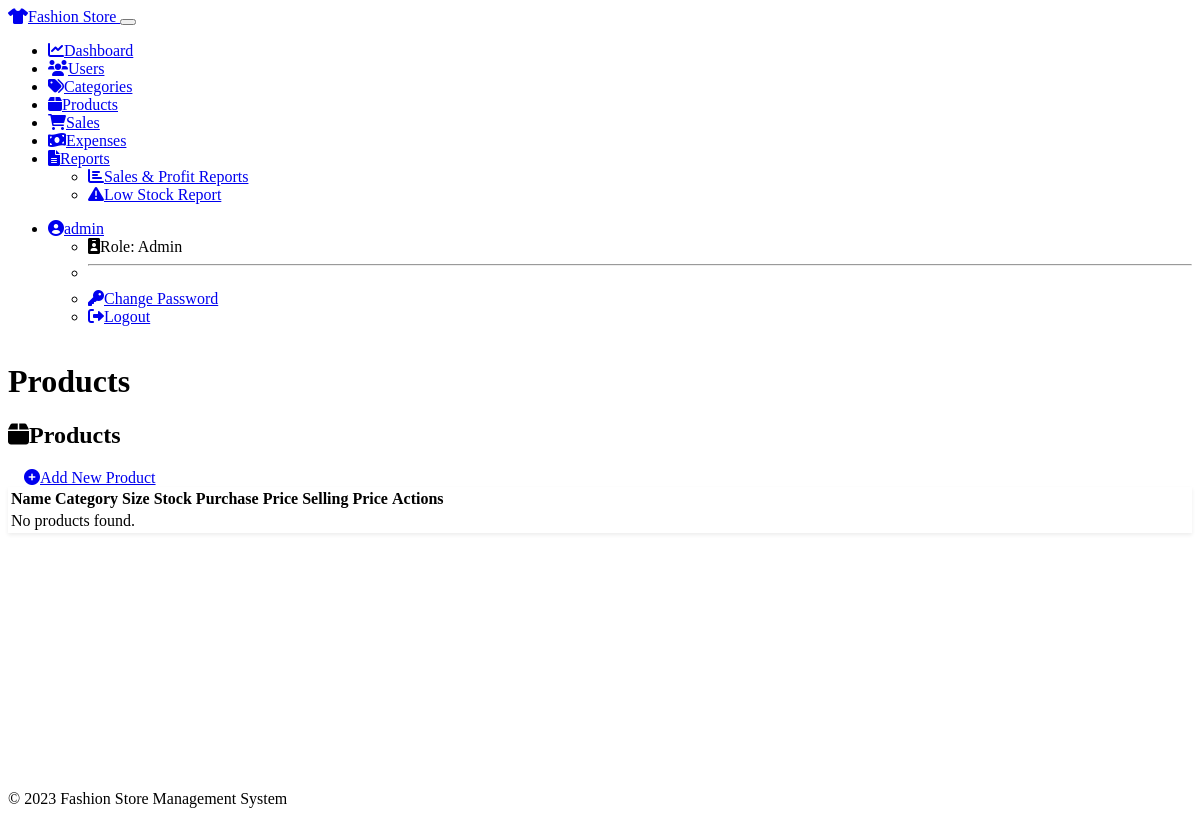
Page /products (signed in) on the earlier database version.
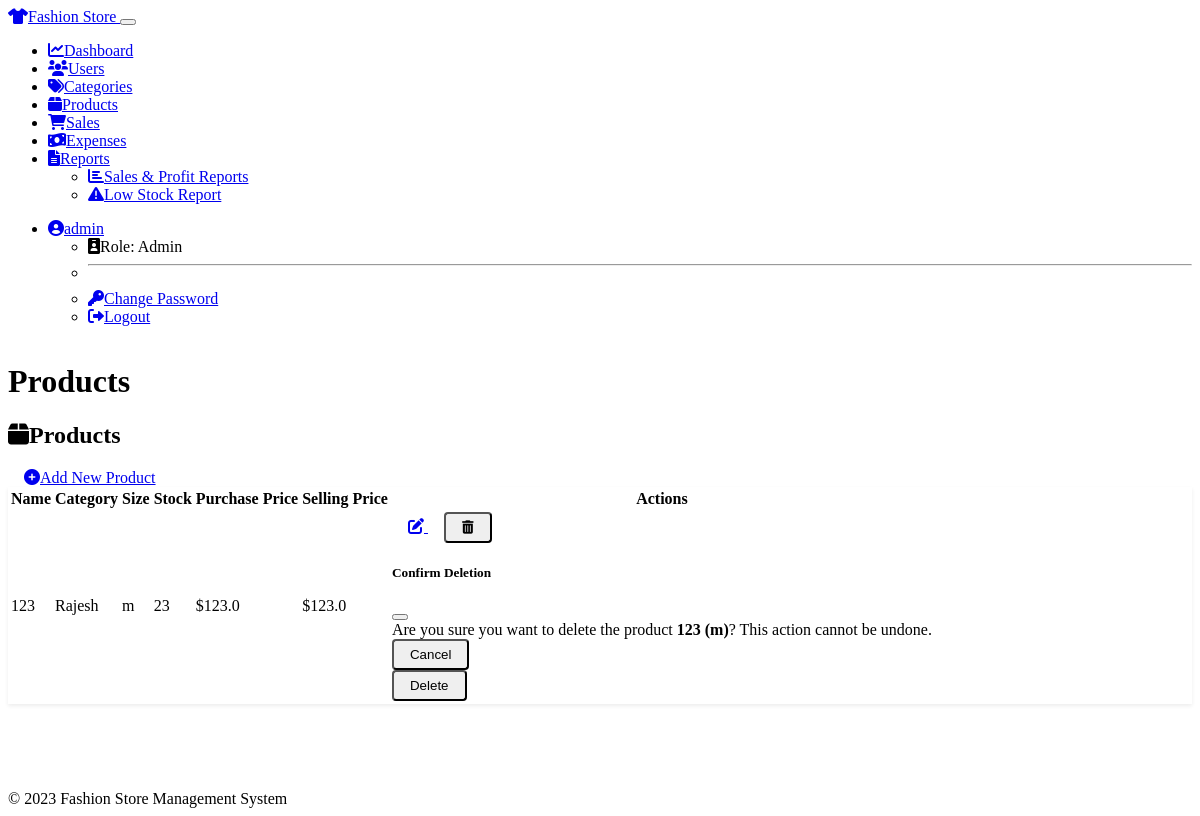
Same page on the later database version.
### models.py (models this page shows)
class Product(db.Model):
    id = db.Column(db.Integer, primary_key=True)
    name = db.Column(db.String(100), nullable=False)
    category_id = db.Column(db.Integer, db.ForeignKey('category.id'), nullable=False)
    size = db.Column(db.String(20), nullable=False)
    quantity = db.Column(db.Integer, nullable=False, default=0)
    purchase_price = db.Column(db.Float, nullable=False)
    selling_price = db.Column(db.Float, nullable=False)
    description = db.Column(db.Text)
    created_at = db.Column(db.DateTime, default=datetime.now)
    updated_at = db.Column(db.DateTime, default=datetime.now, onupdate=datetime.now)
    sale_items = db.relationship('SaleItem', backref='product', lazy=True)

class Category(db.Model):
    id = db.Column(db.Integer, primary_key=True)
    name = db.Column(db.String(100), nullable=False, unique=True)
    description = db.Column(db.Text)
    created_at = db.Column(db.DateTime, default=datetime.now)
    updated_at = db.Column(db.DateTime, default=datetime.now, onupdate=datetime.now)
    products = db.relationship('Product', backref='category', lazy=True)

### routes.py (the view)
@app.route('/products')
@login_required
def product_list():
    products = Product.query.join(Category).order_by(Product.name).all()
    return render_template('products.html', products=products, title='Products')

### models.py (called while the page is built)
@login_manager.user_loader
def load_user(user_id):
    return User.query.get(int(user_id))

### templates/products.html (shortened to what the changed rows need)
{% extends "base.html" %}
{% block content %}
{% if form %}
    <div class="row justify-content-center">
        <div class="col-md-8">
            <div class="card shadow">
                <div class="card-header bg-primary text-white">
                    <h3>
                        {% if edit_mode %}
                            <i class="fas fa-edit me-2"></i>Edit Product
                        {% else %}
                            <i class="fas fa-plus-circle me-2"></i>Add New Product
                        {% endif %}
                    </h3>
                </div>
                <div class="card-body p-4">
                    <form method="POST" action="{{ url_for('edit_product', product_id=product.id) if edit_mode else url_for('add_product') }}">
                        {{ form.hidden_tag() }}
                        <div class="row">
                            <div class="col-md-6 mb-3">
                                <label for="name" class="form-label">{{ form.name.label }}</label>
                                {{ form.name(class="form-control", placeholder="Enter product name") }}
                                {% if form.name.errors %}
                                    <div class="text-danger">
                                        {% for error in form.name.errors %}
                                            <small>{{ error }}</small>
                                        {% endfor %}
                                    </div>
                                {% endif %}
                            </div>
                            <div class="col-md-6 mb-3">
                                <label for="category_id" class="form-label">{{ form.category_id.label }}</label>
                                {{ form.category_id(class="form-select") }}
                                {% if form.category_id.errors %}
                                    <div class="text-danger">
                                        {% for error in form.category_id.errors %}
                                            <small>{{ error }}</small>
                                        {% endfor %}
                                    </div>
                                {% endif %}
                            </div>
                        </div>
                        <div class="row">
                            <div class="col-md-4 mb-3">
                                <label for="size" class="form-label">{{ form.size.label }}</label>
                                {{ form.size(class="form-control", placeholder="S, M, L, XL, etc.") }}
                                {% if form.size.errors %}
                                    <div class="text-danger">
                                        {% for error in form.size.errors %}
                                            <small>{{ error }}</small>
                                        {% endfor %}
                                    </div>
                                {% endif %}
                            </div>
                            <div class="col-md-4 mb-3">
                                <label for="purchase_price" class="form-label">{{ form.purchase_price.label }}</label>
                                {{ form.purchase_price(class="form-control", placeholder="0.00") }}
                                {% if form.purchase_price.errors %}
                                    <div class="text-danger">
                                        {% for error in form.purchase_price.errors %}
                                            <small>{{ error }}</small>
                                        {% endfor %}
                                    </div>
                                {% endif %}
                            </div>
                            <div class="col-md-4 mb-3">
                                <label for="selling_price" class="form-label">{{ form.selling_price.label }}</label>
                                {{ form.selling_price(class="form-control", placeholder="0.00") }}
                                {% if form.selling_price.errors %}
                                    <div class="text-danger">
                                        {% for error in form.selling_price.errors %}
                                            <small>{{ error }}</small>
                                        {% endfor %}
                                    </div>
                                {% endif %}
                            </div>
                        </div>
                        <div class="mb-3">
                            <label for="quantity" class="form-label">{{ form.quantity.label }}</label>
                            {{ form.quantity(class="form-control", placeholder="Quantity in stock") }}
                            {% if form.quantity.errors %}
                                <div class="text-danger">
                                    {% for error in form.quantity.errors %}
                                        <small>{{ error }}</small>
                                    {% endfor %}
                                </div>
                            {% endif %}
                        </div>
                        <div class="mb-3">
                            <label for="description" class="form-label">{{ form.description.label }}</label>
                            {{ form.description(class="form-control", rows=3, placeholder="Enter product description (optional)") }}
                            {% if form.description.errors %}
                                <div class="text-danger">
                                    {% for error in form.description.errors %}
                                        <small>{{ error }}</small>
                                    {% endfor %}
                                </div>
                            {% endif %}
                        </div>
                        <div class="d-grid gap-2 d-md-flex justify-content-md-end mt-4">
                            <a href="{{ url_for('product_list') }}" class="btn btn-secondary me-md-2">Cancel</a>
                            {{ form.submit(class="btn btn-primary") }}
                        </div>
                    </form>
                </div>
            </div>
        </div>
    </div>
{% else %}
    <div class="row mb-4">
        <div class="col-md-6">
            <h2><i class="fas fa-box me-2"></i>Products</h2>
        </div>
    </div>
    <div class="card shadow">
        <div class="card-body p-0">
            <div class="table-responsive">
                <table class="table table-hover mb-0">
                    <thead class="table-dark">
                        <tr>
                            <th>Name</th>
                            <th>Category</th>
                            <th>Size</th>
                            <th>Stock</th>
                            <th>Purchase Price</th>
                            <th>Selling Price</th>
                            {% if current_user.role in ['admin', 'manager'] %}
                            <th>Actions</th>
                            {% endif %}
                        </tr>
                    </thead>
                    <tbody>
                        {% for product in products %}
                        <tr {% if product.quantity < 10 %}class="table-warning"{% endif %}>
                            <td>{{ product.name }}</td>
                            <td>{{ product.category.name }}</td>
                            <td>{{ product.size }}</td>
                            <td>
                                {% if product.quantity <= 0 %}
                                <span class="badge bg-danger">Out of Stock</span>
                                {% elif product.quantity < 10 %}
                                <span class="badge bg-warning">Low Stock ({{ product.quantity }})</span>
                                {% else %}
                                {{ product.quantity }}
                                {% endif %}
                            </td>
                            <td>${{ product.purchase_price|round(2) }}</td>
                            <td>${{ product.selling_price|round(2) }}</td>
                            {% if current_user.role in ['admin', 'manager'] %}
                            <td>
                                <div class="btn-group btn-group-sm" role="group">
                                    <a href="{{ url_for('edit_product', product_id=product.id) }}" class="btn btn-outline-primary">
                                        <i class="fas fa-edit"></i>
                                    </a>
                                    <button type="button" class="btn btn-outline-danger" data-bs-toggle="modal" data-bs-target="#deleteProductModal{{ product.id }}" >
                                        <i class="fas fa-trash-alt"></i>
                                    </button>
                                </div>
                                <div class="modal fade" id="deleteProductModal{{ product.id }}" tabindex="-1" aria-hidden="true">
                                    <div class="modal-dialog">
                                        <div class="modal-content">
                                            <div class="modal-header">
                                                <h5 class="modal-title">Confirm Deletion</h5>
                                                <button type="button" class="btn-close" data-bs-dismiss="modal" aria-label="Close"></button>
                                            </div>
                                            <div class="modal-body">
                                                Are you sure you want to delete the product <strong>{{ product.name }} ({{ product.size }})</strong>? This action cannot be undone.
                                            </div>
                                            <div class="modal-footer">
                                                <button type="button" class="btn btn-secondary" data-bs-dismiss="modal">Cancel</button>
                                                <form action="{{ url_for('delete_product', product_id=product.id) }}" method="POST">
                                                    <button type="submit" class="btn btn-danger">Delete</button>
                                                </form>
                                            </div>
                                        </div>
                                    </div>
                                </div>
                            </td>
                            {% endif %}
                        </tr>
                        {% else %}
                        <tr>
                            <td colspan="{% if current_user.role in ['admin', 'manager'] %}7{% else %}6{% endif %}" class="text-center">No products found.</td>
                        </tr>
                        {% endfor %}
                    </tbody>
                </table>
            </div>
        </div>
    </div>
{% endif %}
{% endblock %}

Differences in the rows shown:
added Product: name "123", category.name "Rajesh", size "m", quantity "23", purchase_price "123.0", selling_price "123.0"
Other differences:
text no longer shown: "No products found."
